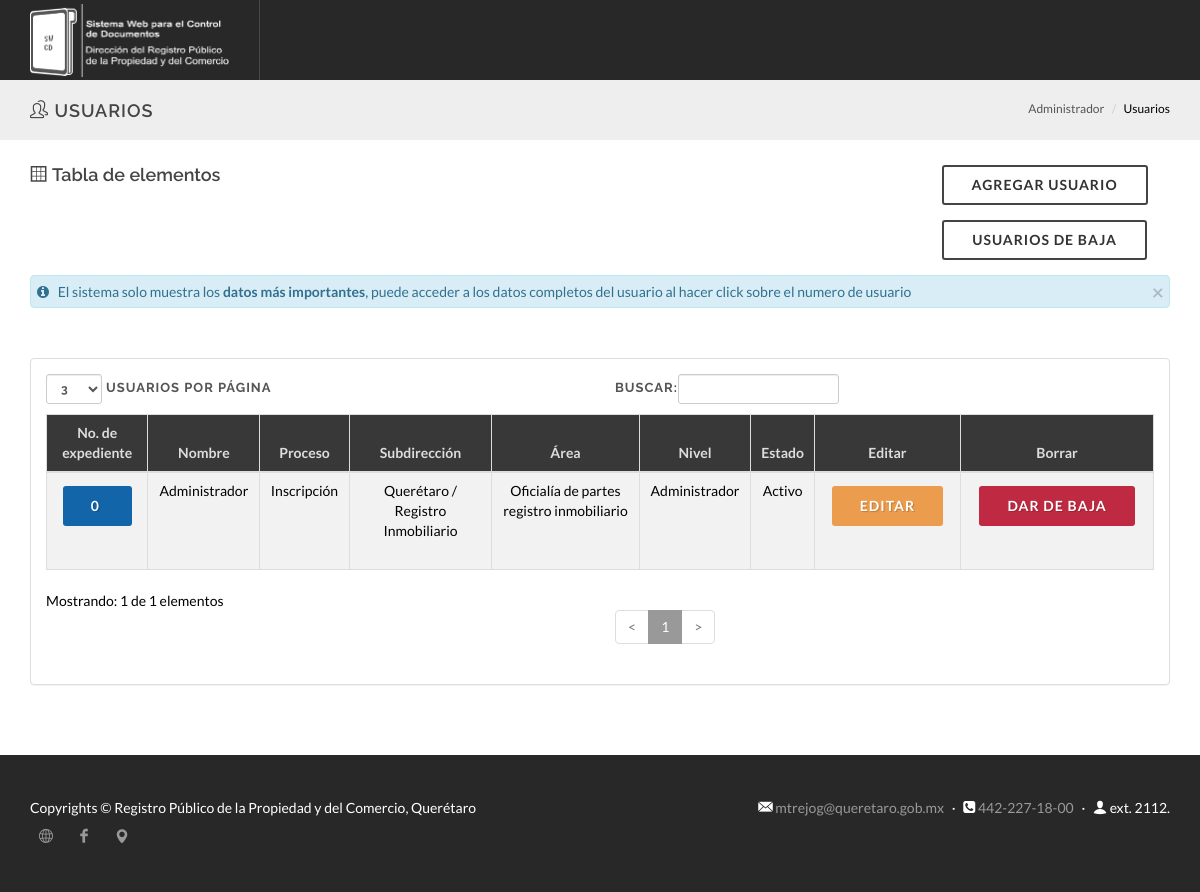
/administrador/usuarios.php (signed in), run on the app's committed database.
### tables this page shows
CREATE TABLE IF NOT EXISTS `usuarios` (
  `id_usuario` int(11) NOT NULL AUTO_INCREMENT,
  `no_usuario` int(11) NOT NULL,
  `nom_usuario` varchar(100) NOT NULL,
  `pass_usuario` varchar(32) NOT NULL,
  `email_usuario` varchar(80) NOT NULL,
  `tel_usuario` varchar(100) DEFAULT NULL,
  `ext_usuario` varchar(100) DEFAULT NULL,
  `subdir_usuario` int(11) NOT NULL,
  `area_usuario` int(11) NOT NULL,
  `proc_usuario` int(11) NOT NULL,
  `nivel_usuario` varchar(45) NOT NULL,
  `status_usuario` varchar(45) DEFAULT NULL,
  `uc_usuario` int(11) DEFAULT NULL,
  `fc_usuario` datetime DEFAULT NULL,
  `um_usuario` int(11) DEFAULT NULL,
  `fm_usuario` datetime DEFAULT NULL,
  PRIMARY KEY (`id_usuario`),
  KEY `fk_USUARIOS_PROCESOS1_idx` (`proc_usuario`),
  KEY `fk_USUARIOS_SUBDIRECCIONES1_idx` (`subdir_usuario`),
  KEY `fk_USUARIOS_AREAS1_idx` (`area_usuario`),
  KEY `fk_USUARIOS_USUARIOS1_idx` (`uc_usuario`),
  KEY `fk_USUARIOS_USUARIOS2_idx` (`um_usuario`)
);

CREATE TABLE IF NOT EXISTS `procesos` (
  `id_proceso` int(11) NOT NULL AUTO_INCREMENT,
  `nom_proceso` varchar(100) NOT NULL,
  `uc_proceso` int(11) DEFAULT NULL,
  `fc_proceso` datetime DEFAULT NULL,
  `um_proceso` int(11) DEFAULT NULL,
  `fm_proceso` datetime DEFAULT NULL,
  PRIMARY KEY (`id_proceso`),
  KEY `fk_PROCESOS_USUARIOS1_idx` (`uc_proceso`),
  KEY `fk_PROCESOS_USUARIOS2_idx` (`um_proceso`)
);

CREATE TABLE IF NOT EXISTS `subdirecciones` (
  `id_subdireccion` int(11) NOT NULL AUTO_INCREMENT,
  `nom_subdireccion` varchar(100) NOT NULL,
  `uc_subdireccion` int(11) DEFAULT NULL,
  `fc_subdireccion` datetime DEFAULT NULL,
  `um_subdireccion` int(11) DEFAULT NULL,
  `fm_subdireccion` datetime DEFAULT NULL,
  PRIMARY KEY (`id_subdireccion`),
  KEY `fk_SUBDIRECCIONES_USUARIOS1_idx` (`uc_subdireccion`),
  KEY `fk_SUBDIRECCIONES_USUARIOS2_idx` (`um_subdireccion`)
);

CREATE TABLE IF NOT EXISTS `areas` (
  `id_area` int(11) NOT NULL AUTO_INCREMENT,
  `nom_area` varchar(100) NOT NULL,
  `uc_area` int(11) DEFAULT NULL,
  `fc_area` datetime DEFAULT NULL,
  `um_area` int(11) DEFAULT NULL,
  `fm_area` datetime DEFAULT NULL,
  PRIMARY KEY (`id_area`),
  KEY `fk_AREAS_USUARIOS1_idx` (`uc_area`),
  KEY `fk_AREAS_USUARIOS2_idx` (`um_area`)
);

### lib/class/Conexion.php (called while the page is built, shortened)
<?php
class Conexion
{
    private static $instancia;
    private $con;
    private function __construct()
    {
    try
    {
    $this->con = new PDO('mysql:host=localhost;dbname=rppc','root','');
    $this->con->exec("SET CHARSET utf8");
    }catch(PDOException $e)
    {
    echo "Error: ".$e->getMessage();
    die();
    }
    }
    public static function sing_conexion()
    {
      if(!Isset(self::$instancia))
      {
       self::$instancia = new $miclase;
      }
        return self::$instancia;
    }
    public function prepare($sql)
    {
       return $this->con->prepare($sql);
    }
}

### lib/class/Usuario.php (called while the page is built, shortened)
<?php
require_once 'Conexion.php';
class Usuario
{
private $con;
public function __construct()
{
 $this->con = Conexion::sing_conexion();
}
public function showData($id= null)
{
    try{
$sql ="SELECT * FROM usuarios,subdirecciones,areas,procesos
where subdir_usuario=id_subdireccion AND area_usuario=id_area AND proc_usuario=id_proceso ";
if($id != NULL){
    if($id == "Administrador"){
        $sql.=" AND nivel_usuario = 'Administrador'";
    }else{
        if($id == "Inactivo"){
            $sql.="AND status_usuario='Inactivo'";
        }else{
            $sql.=" AND id_usuario = ?";
        }
    }}else{
    $sql.="AND status_usuario='Activo'";
    }
    $consulta = $this->con->prepare($sql);
    $consulta->execute();
    $this->con=NULL;
        if($consulta->rowCount()>0)
        {
            return $consulta;
        }else{
            return false;
        }
    }catch(PDOException $e){
      print "Error: ".$e->getMessage();
    }
}
}

### administrador/usuarios.php (the view, shortened to what this page needs)
<?php
include_once '../lib/class/Usuario.php';
$classUsuarios = new Usuario();
$dataUsuario = $classUsuarios -> showData();
?>
<!DOCTYPE html>
<html lang="es">
<head>
	<link rel="stylesheet" href="css/bootstrap.css" type="text/css" />
	<link rel="stylesheet" href="css/style.css" type="text/css" />
	<link rel="stylesheet" href="css/dark.css" type="text/css" />
	<link rel="stylesheet" href="css/animate.css" type="text/css" />
	<link rel="stylesheet" href="css/font-icons.css" type="text/css" />
	<link rel="stylesheet" href="css/responsive.css" type="text/css" />
	<link rel="stylesheet" href="css/magnific-popup.css" type="text/css" />
</head>
<body class="stretched side-panel-left" data-loader="4" data-loader-color="#999">
	<div id="wrapper" class="clearfix">
		<header id="header" class="full-header dark">
			<div id="header-wrap">
				<div class="container clearfix">
					<div id="logo">
						<a href="index.php" class="standard-logo side-panel-trigger">
						<img src="../res/images/logos/logoSWCD.png" alt="Logo RPPC">
						</a>
					</div>
				</div>
			</div>
		</header>
		<section id="page-title" class="page-title-mini">
			<div class="container clearfix">
				<h1><i class="icon-line2-users"></i> Usuarios</h1>
				<ol class="breadcrumb">
					<li><a href="index.php">Administrador</a></li>
					<li>Usuarios</li>
				</ol>
			</div>
		</section>
		<section id="content">
			<div class="content-wrap-short">
				<div class="container clearfix">
                   <div class="col_three_fourth"><h4>
                   <i class="icon-grid"></i> Tabla de elementos</h4></div>
                   <div class="col_one_fourthm col_last center">
                   <a href="form-usuarios.php" class="button button-rounded button-reveal button-teal button-border tright"><i class="icon-plus-sign2"></i><span>Agregar Usuario</span></a>
                   <a href="usuarios-inactivos.php" class="button button-rounded button-reveal button-red button-border tright"><i class="icon-line2-user-unfollow"></i><span>Usuarios de baja</span></a></div>
                   <div class="col_full alert sm alert-info">
				   <button type="button" class="close" data-dismiss="alert" aria-hidden="true">×</button>
				   <i class="icon-info-sign"></i> El sistema solo muestra los <strong>datos más importantes</strong>, puede acceder a los datos completos del usuario al hacer click sobre el numero de usuario
                   </div>
                    <div class="col_full">
						<div class="panel panel-default">
                                <div class="panel-body">
                                    <div class="table-responsive">
                                        <table class="table table-striped table-bordered table-hover" id="dataTables-example2">
                                            <thead>
                                                <tr>
                                                    <th>No. de expediente</th>
                                                    <th>Nombre</th>
                                                    <th>Proceso</th>
                                                    <th>Subdirección</th>
                                                    <th>Área</th>
                                                    <th>Nivel</th>
                                                    <th>Estado</th>
                                                    <th>Editar</th>
                                                    <th>Borrar</th>
                                                </tr>
                                            </thead>
                                            <tbody>
                            <?php
                            if($dataUsuario != NULL){
                            while($data=$dataUsuario->fetchObject()){
                                if($data->uc_usuario==NULL){
                                    $uc_usuario="Sistema";
                                }else{
                                $idc=$data->uc_usuario;
                                $classUsuario = new Usuario();
                                $dataUsuario = $classUsuario -> showData($idc);
                                $dataU=$dataUsuario->fetchObject();
                                $uc_usuario=$dataU->nom_usuario;
                                }
                                if($data->fc_usuario==NULL){
                                    $fc_usuario="Creado con el sistema";
                                }else{
                                    $fecha = DateTime::createFromFormat('Y-m-d H:i:s', $data->fc_usuario);
                                    $ts= $fecha->getTimestamp();
                                    $fc_usuario=strftime("%d %B del %Y &nbsp;|&nbsp; %I:%M:%S %p",$ts);
                                }
                                if($data->um_usuario==NULL){
                                    $um_usuario="Sin Modificaciones";
                                }else{
                                $idm=$data->um_usuario;
                                $classUsuario2 = new Usuario();
                                $dataUsuario2 = $classUsuario2 -> showData($idm);
                                $dataU2=$dataUsuario2->fetchObject();
                                $um_usuario=$dataU2->nom_usuario;
                                }
                                 if($data->fm_usuario==NULL){
                                    $fm_usuario="Sin Modificaciones";
                                }else{
                                    $fecha = DateTime::createFromFormat('Y-m-d H:i:s', $data->fm_usuario);
                                    $ts= $fecha->getTimestamp();
                                    $fm_usuario=strftime("%d %B del %Y &nbsp;|&nbsp; %I:%M:%S %p",$ts);
                                }
                            echo "<tr class='odd gradeX center'>";
                            echo "<td><button class='button button-rounded button-reveal button-blue tright popov' role='button' data-toggle='popover' data-trigger='focus'
                            title='Informacion de ". $data->nom_usuario."' data-placement='right'
                            data-content='
               <strong> No. de Expediente:</strong>&nbsp;".  $data->no_usuario ."<br>
               <strong> E-mail:</strong>&nbsp;".  $data->email_usuario ."<br>
               <strong> Teléfono:</strong>&nbsp;".  $data->tel_usuario ."<br>
               <strong> Extención:</strong>&nbsp;".  $data->ext_usuario ."<br>
               <strong> Usuario creador :</strong>&nbsp;<br>".  $uc_usuario ."<br>
               <strong> Fecha de creación:</strong>&nbsp;<br>".  $fc_usuario ."<br>
               <strong> Usuario modificador:</strong>&nbsp;<br>".  $um_usuario ."<br>
               <strong> Fecha de modificación:</strong>&nbsp;<br>".  $fm_usuario ."<br>
                            '><i class='icon-line-search'></i><span>". $data->no_usuario  ."&nbsp;</span></button>
                            </td>";
                            echo "<td>" . $data->nom_usuario . "</td>";
                            echo "<td>" . $data->nom_proceso . "</td>";
                            echo "<td>" . $data->nom_subdireccion . "</td>";
                            echo "<td>" . $data->nom_area . "</td>";
                            echo "<td>" . $data->nivel_usuario . "</td>";
                            echo "<td>" . $data->status_usuario . "</td>";
                            echo "<td class='center'>
                            <form name='F-update' action='form-usuarios.php' method='post'>
                            <input type='hidden' name='id' value='".$data->id_usuario."'>
                            <input type='hidden' name='nom' value='".$data->nom_usuario."'>
                            <input type='hidden' name='pass' value='".$data->pass_usuario."'>
                            <button type='submit' class=' button button-rounded button-reveal button-amber tright'><i class='icon-line2-pencil'></i><span>Editar</span></button>
                            </form>
                            </td>";
                            echo "<td class='center'>
                            <form name='F-update' action='../lib/ops_usuario/deleteUsuario.php' method='post'>
                            <input type='hidden' name='id' value='".$data->id_usuario."'>
                            <input type='hidden' name='nom' value='".$data->nom_usuario."'>
                            <input type='hidden' name='status' value='Inactivo'>
                            <input type='hidden' name='uc_log' value='".$_SESSION['id_usuario']."'>
                            <button type='submit' class=' button button-rounded button-reveal button-red tright'><i class='icon-line2-user-unfollow'></i><span>Dar de baja</span></button>
                            </form>
                            </td>";
                            echo "</tr>"; ?>
                            <?php } } ?>
                               </tbody>
                            </table>
                        </div>
                    </div>
                </div>
            </div>
				</div>
			</div>
		</section>
			<div id="copyrights">
				<div class="container clearfix">
					<div class="col_half">
						Copyrights &copy; Registro Público de la Propiedad y del Comercio, Querétaro
						<div class="copyright-links">
						    <a href="http://rppc.queretaro.gob.mx/rppcweb/portal/" target="_blank" class="social-icon si-small si-borderless si-call">
								<i class="icon-line2-globe"></i>
								<i class="icon-line2-globe"></i>
							</a>
							<a href="https://www.facebook.com/pages/Registro-P%C3%BAblico-de-la-Propiedad-y-del-Comercio/204363919592832" target="_blank" class="social-icon si-small si-borderless si-facebook">
								<i class="icon-facebook"></i>
								<i class="icon-facebook"></i>
							</a>
							<a href="https://goo.gl/maps/7kndgDTbdg22" target="_blank" class="social-icon si-small si-borderless si-evernote">
								<i class="icon-map-marker"></i>
								<i class="icon-map-marker"></i>
							</a>
						</div>
					</div>
					<div class="col_half col_last tright">
						<i class="icon-email3"></i> <a href="mailto:mtrejog@queretaro.gob.mx">mtrejog@queretaro.gob.mx</a> <span class="middot">&middot;</span> <i class="icon-phone-sign"></i> <a href="tel:+4222271800">442-227-18-00</a> <span class="middot">&middot;</span> <i class="icon-user"></i> ext. 2112.
					</div>
				</div>
			</div>
	</div>
</body>
</html>

### administrador/css/dark.css (style rules this page uses)
.dark, .dark h1, .dark h2, .dark h3, .dark h4, .dark h5, .dark h6 { color: #EEE; }
.dark #header:not(.transparent-header), #header.dark:not(.transparent-header) { background-color: #333; border-bottom: 1px solid rgba(255,255,255,0.05); }
.dark #header.full-header #header-wrap:not(.not-dark), #header.full-header.dark #header-wrap:not(.not-dark) { border-bottom-color: rgba(255,255,255,0.15); }
.dark #logo a { color: #CCC; }
.dark #header.full-header #header-wrap:not(.not-dark) #logo, #header.full-header.dark #header-wrap:not(.not-dark) #logo { border-right-color: rgba(255,255,255,0.15); }
.dark .table-striped > tbody > tr:nth-child(odd) > td, .dark .table-striped > tbody > tr:nth-child(odd) > th, .table-striped > tbody > tr:nth-child(odd) { background-color: rgba(0,0,0,0.05); }

### data on the page
usuarios: no_usuario "0", nom_usuario "Administrador", proc_usuario.nom_proceso "Inscripción", subdir_usuario.nom_subdireccion "Querétaro / Registro Inmobiliario", area_usuario.nom_area "Oficialía de partes registro inmobiliario", nivel_usuario "Administrador", status_usuario "Activo"
